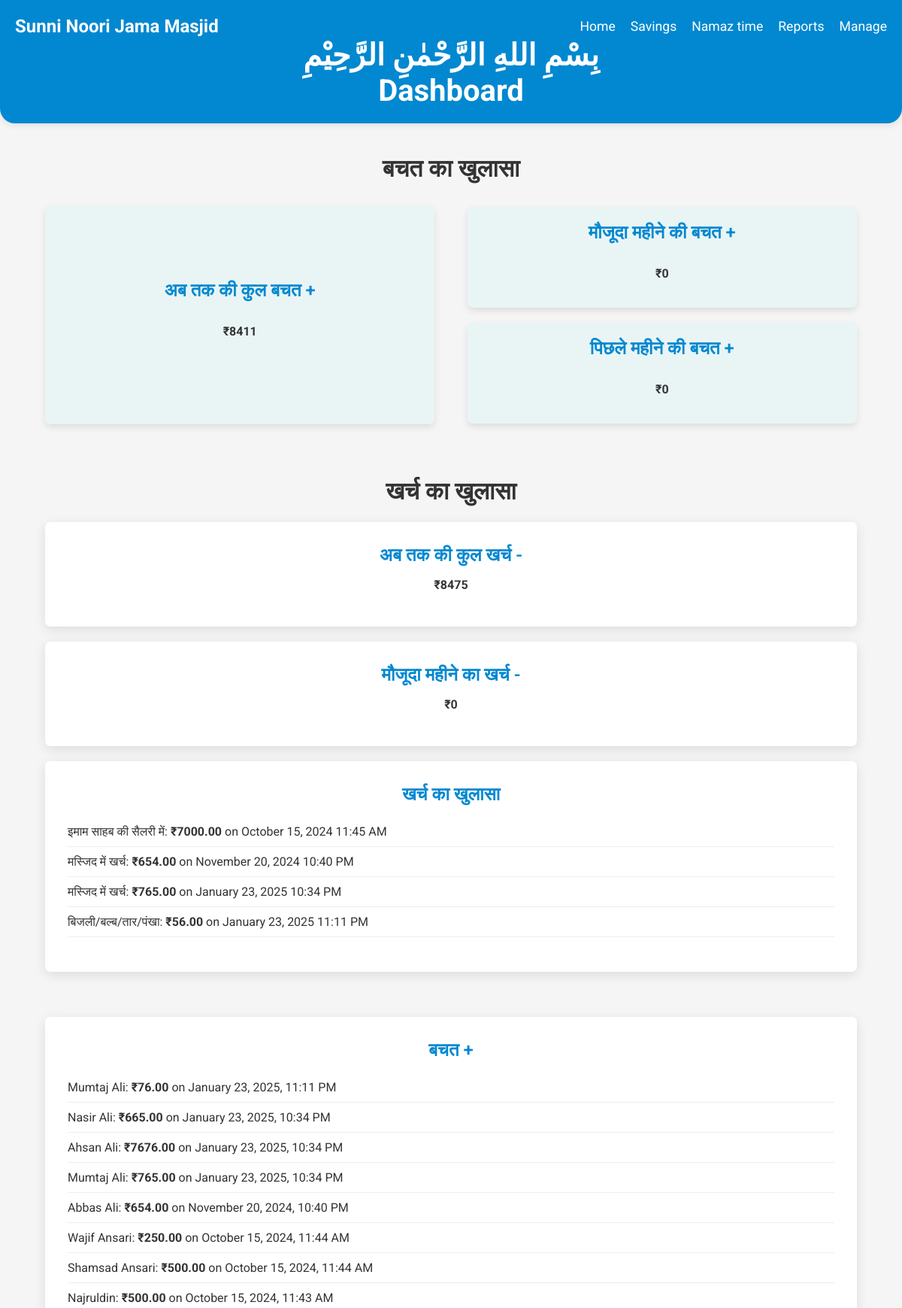
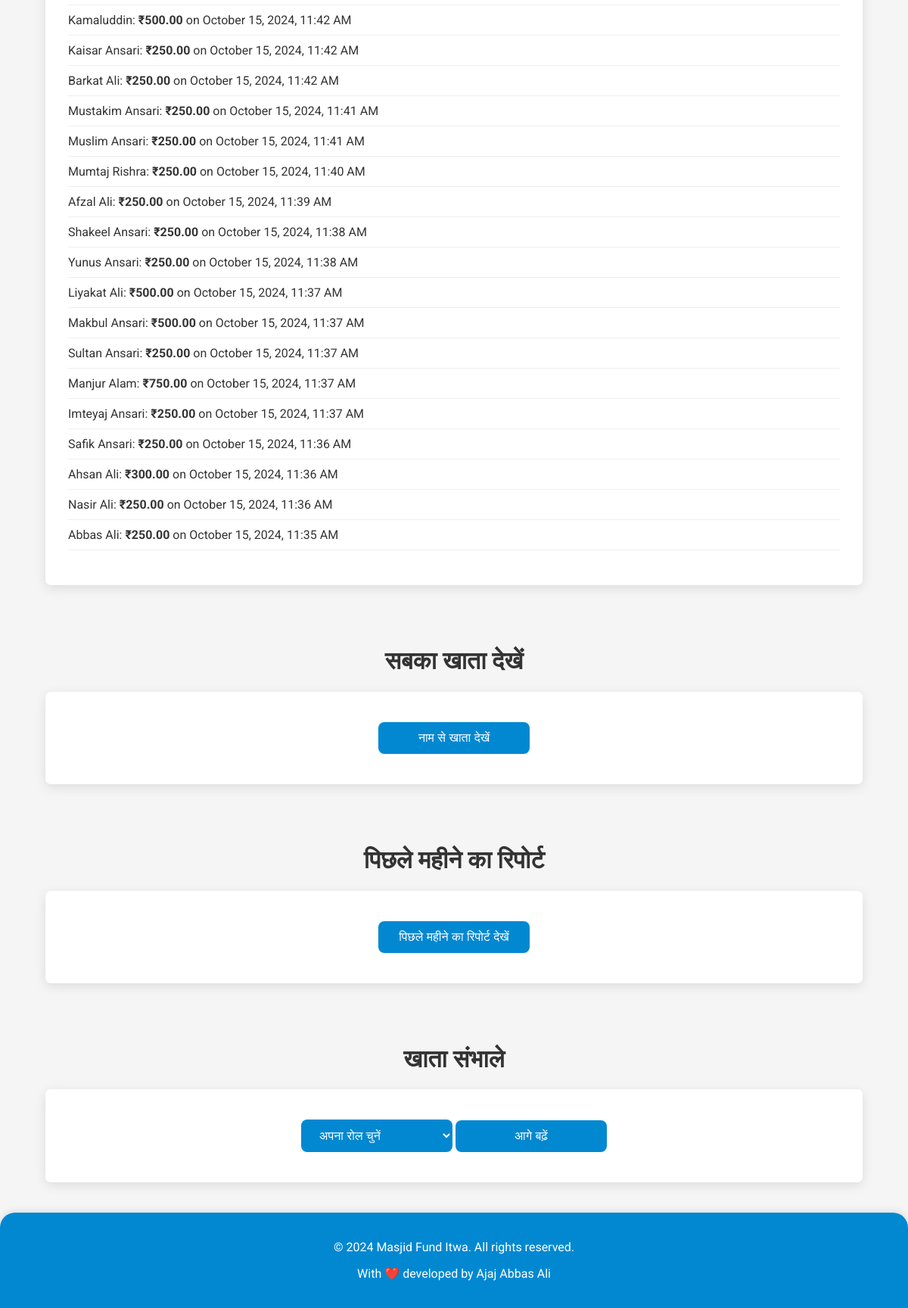
/home/, run on the app's committed database (2 pictures, top to bottom).
### community_fund/models.py (models this page shows, shortened)
class Deduction(models.Model):
    CATEGORY_CHOICES = [
        ('इमाम साहब की सैलरी में', 'इमाम साहब की सैलरी में'),
        ('मस्जिद में खर्च', 'मस्जिद में खर्च'),
        ('बिजली/बल्ब/तार/पंखा', 'बिजली/बल्ब/तार/पंखा'),
        ('साउंड सिस्टम', 'साउंड सिस्टम'),
        ('ईद में सजावट', 'ईद में सजावट'),
        ('कुर्बानी में सजावट', 'कुर्बानी में सजावट'),
        ('चापाकल', 'चापाकल'),
        ('वाइपर खरीदने में', 'वाइपर खरीदने में'),
        ('झाड़ू', 'झाड़ू'),
        ('ताला/चाबी', 'ताला/चाबी'),
        ('लोटा', 'लोटा'),
        ('पेंटिंग', 'पेंटिंग'),
        ('ईंट', 'ईंट'),
        ('गिट्टी', 'गिट्टी'),
        ('बालू', 'बालू'),
        ('सीमेंट', 'सीमेंट'),
        ('छड़', 'छड़'),
        ('मिस्त्री/लेबर', 'मिस्त्री/लेबर'),
        ('टाइल्स', 'टाइल्स'),
    ]
    category = models.CharField(max_length=30, choices=CATEGORY_CHOICES)
    amount = models.DecimalField(max_digits=10, decimal_places=2)
    date = models.DateTimeField(default=timezone.now)

class Transaction(models.Model):
    user = models.ForeignKey(User, on_delete=models.CASCADE)
    amount = models.DecimalField(max_digits=10, decimal_places=2)
    date = models.DateTimeField(default=timezone.now)

class User(models.Model):
    name = models.CharField(max_length=100)
    joined_date = models.DateTimeField(default=timezone.now)
    is_active = models.BooleanField(default=True)

### community_fund/views.py (the view)
# urls.py: path('home/', views.home, name='home'),
def home(request):
    now = timezone.now()
    total_savings = Transaction.objects.aggregate(total=Sum('amount'))['total'] or 0
    current_month_deductions = Deduction.objects.filter(
        date__year=now.year,
        date__month=now.month
    ).aggregate(total=Sum('amount'))['total'] or 0
    total_deductions = Deduction.objects.aggregate(total=Sum('amount'))['total'] or 0
    net_total_savings = total_savings - total_deductions
    current_month_savings = Transaction.objects.filter(
        date__year=now.year,
        date__month=now.month
    ).aggregate(total=Sum('amount'))['total'] or 0
    now = timezone.now()
    current_month = now.month
    current_year = now.year
    first_day_of_current_month = datetime.date(current_year, current_month, 1)
    last_day_of_current_month = datetime.date(current_year, current_month, monthrange(current_year, current_month)[1])
    first_day_of_previous_month = datetime.date(current_year, current_month - 1, 1) if current_month > 1 else datetime.date(current_year - 1, 12, 1)
    last_day_of_previous_month = timezone.make_aware(datetime.datetime(current_year, current_month, 1) - datetime.timedelta(days=1))
    current_month_transactions = Transaction.objects.filter(date__range=[first_day_of_current_month, now])
    current_month_savings_after_deduction = current_month_savings - current_month_deductions
    recent_transactions = Transaction.objects.order_by('-date')[:40]
    previous_month_transactions = Transaction.objects.filter(date__range=[first_day_of_previous_month, last_day_of_previous_month])
    previous_month_deductions = Deduction.objects.filter(date__range=[first_day_of_previous_month, last_day_of_previous_month])
    total_income_previous = previous_month_transactions.aggregate(total=Sum('amount'))['total'] or 0
    total_deductions_previous = previous_month_deductions.aggregate(total=Sum('amount'))['total'] or 0
    total_savings_previous = total_income_previous - total_deductions_previous
    context = {
        'total_savings': net_total_savings,
        'current_month_savings': current_month_savings_after_deduction,
        'current_month_deductions': current_month_deductions,  # Current month deductions
        'total_deductions': total_deductions,  # Total deductions till now
        'recent_transactions': recent_transactions,
        'deductions': Deduction.objects.all(),  # Fetch all deductions to display in the template
        'total_savings_previous': total_savings_previous,
    }
    return render(request, 'home.html', context)

### community_fund/templates/home.html (shortened to what this page needs)
{% load static %}
<!DOCTYPE html>
<html lang="en">
<head>
</head>
<body>
    <header>
        <nav class="navbar">
            <div class="navbar-brand">Sunni Noori Jama Masjid</div>
            <div class="navbar-links" id="navbarLinks">
                <a href="{% url 'index' %}">Home</a>
                <a href="{% url 'home' %}">Savings</a>
                <a href="{% url 'namaz_times' %}">Namaz time</a>
                <a href="{% url 'generate_user_report' %}">Reports</a>
                <a href="{% url 'add_transaction' %}">Manage</a>
            </div>
        </nav>
        <h1>بِسْمِ اللهِ الرَّحْمٰنِ الرَّحِيْمِ</h1>
        <h1>Dashboard</h1>
    </header>
    <div class="section">
        <h1>बचत का खुलासा</h1>
        <div class="savings-container">
            <div class="savings-right">
                <div class="savings-card" style="width: 100%; height: 94%;">
                    <h2>अब तक की कुल बचत +</h2>
                    <p><strong>₹{{ total_savings }}</strong></p>
                </div>
            </div>
            <div class="savings-left">
                <div class="savings-card">
                    <h2>मौजूदा महीने की बचत +</h2>
                    <p><strong>₹{{ current_month_savings }}</strong></p>
                </div>
                <div class="savings-card">
                    <h2>पिछले महीने की बचत +</h2>
                    <p><strong>₹{{ total_savings_previous }}</strong></p>
                </div>
            </div>
        </div>
    </div>
    <div class="section">
        <h1>खर्च का खुलासा</h1>
        <div class="card">
            <h2>अब तक की कुल खर्च -</h2>
            <p><strong>₹{{ total_deductions }}</strong></p>
        </div>
        <div class="card">
            <h2>मौजूदा महीने का खर्च -</h2>
            <p><strong>₹{{ current_month_deductions }}</strong></p>
        </div>
        <div class="card">
            <h2>खर्च का खुलासा</h2>
            {% if deductions %}
                <ul>
                    {% for deduction in deductions %}
                        <li>{{ deduction.category }}: <strong>₹{{ deduction.amount }}</strong> on {{ deduction.date|date:"F j, Y g:i A" }}</li>
                    {% endfor %}
                </ul>
            {% else %}
                <p>कोई कटौती दर्ज नहीं की गई है g</p>
            {% endif %}
        </div>
    </div>
    <div class="section">
        <div class="card">
            <h2>बचत +</h2>
            {% if recent_transactions %}
                <ul>
                    {% for transaction in recent_transactions %}
                        <li>{{ transaction.user.name }}: <strong>₹{{ transaction.amount }}</strong> on {{ transaction.date|date:"F j, Y, g:i A" }}</li>
                    {% endfor %}
                </ul>
            {% else %}
                <p>बचत दर्ज नहीं कराई गई है</p>
            {% endif %}
        </div>
    </div>
    <div class="section">
        <h1>सबका खाता देखें</h1>
        <div class="card">
            <a href="{% url 'generate_user_report' %}">
                <button class="button" type="button">नाम से खाता देखें</button>
            </a>
        </div>
    </div>
    <div class="section">
        <h1>पिछले महीने का रिपोर्ट</h1>
        <div class="card">
            <a href="{% url 'monthwise_report' %}">
                <button class="utton" type="button">पिछले महीने का रिपोर्ट देखें</button>
            </a>
        </div>
    </div>
    <div class="section">
        <h1>खाता संभाले</h1>
        <div class="card">
            <select id="userRoleDropdown" class="button">
                <option value="">अपना रोल चुनें</option>
            </select>
            <button class="button" type="button" onclick="redirectBasedOnRole()">आगे बढ़ें</button>
        </div>
    </div>
    <footer>
        <p>© 2024 Masjid Fund Itwa. All rights reserved.</p>
        <p>With ❤️ developed by Ajaj Abbas Ali</p>
    </footer>
</body>
</html>

### community_fund/templates/home.html (style rules this page uses)
* { box-sizing: border-box; }
body, html { margin: 0; padding: 0; }
body { font-family: 'Roboto', sans-serif; background: #f5f5f5; margin: 0; padding: 0; color: #333; display: flex; flex-direction: column; align-items: center; min-height: 100vh; }
header { background: #0288d1; color: white; width: 100%; text-align: center; padding: 20px 0; border-radius: 0 0 20px 20px; box-shadow: 0 2px 10px rgba(0, 0, 0, 0.1); margin: 0; }
header h1 { margin: 0; font-size: 2.5em; }
.section { display: flex; flex-direction: column; align-items: center; width: 90%; max-width: 1200px; margin: 20px 0; }
.savings-container { display: flex; justify-content: space-between; width: 100%; }
.savings-left { display: flex; flex-direction: column; width: 48%; justify-content: space-between; }
.savings-right { width: 48%; display: flex; align-items: center; }
.savings-left .savings-card { height: 50%; }
.savings-card { background: #e9f5f5; border-radius: 7px; padding: 20px; box-shadow: 0 4px 10px rgba(0, 0, 0, 0.1); margin: 10px 0; text-align: center; transition: transform 0.3s ease; display: flex; flex-direction: column; justify-content: center; }
h2 { color: #0288d1; margin: 0 0 15px; font-weight: 600; }
strong { color: #333; }
.card { background: white; border-radius: 7px; padding: 30px; box-shadow: 0 4px 15px rgba(0, 0, 0, 0.1); width: 100%; text-align: center; margin-bottom: 20px; transition: transform 0.3s ease; }
ul { list-style: none; padding: 0; text-align: left; }
li { padding: 10px 0; border-bottom: 1px solid #eee; }
.button { background: #0288d1; color: white; padding: 12px 20px; border: none; border-radius: 8px; font-size: 16px; cursor: pointer; margin: 10px 0; transition: background 0.3s, transform 0.3s; width: 100%; max-width: 200px; }
.utton { background: #0288d1; color: white; padding: 12px 20px; border: none; border-radius: 8px; font-size: 16px; cursor: pointer; margin: 10px 0; transition: background 0.3s, transform 0.3s; width: 100%; max-width: 200px; }
footer { margin-top: auto; padding: 20px; text-align: center; background-color: #0288d1; color: white; width: 100%; border-radius: 20px 20px 0 0; box-shadow: 0 -2px 10px rgba(0, 0, 0, 0.1); }
.navbar { display: flex; justify-content: space-between; align-items: center; width: 100%; background: #0288d1; padding: 1px 20px; position: relative; }
.navbar-brand { color: white; font-size: 1.5em; font-weight: bold; }
.navbar-links { display: flex; gap: 20px; }
.navbar-links a { color: white; text-decoration: none; font-size: 1.1em; }

### data on the page
Deduction: category "इमाम साहब की सैलरी में", amount "7000.00", date "October 15, 2024 11:45 AM"
Deduction: category "मस्जिद में खर्च", amount "654.00", date "November 20, 2024 10:40 PM"
Deduction: category "मस्जिद में खर्च", amount "765.00", date "January 23, 2025 10:34 PM"
Deduction: category "बिजली/बल्ब/तार/पंखा", amount "56.00", date "January 23, 2025 11:11 PM"

### other printed values
{{ total_savings }} "8411"
{{ current_month_savings }} "0"
{{ total_savings_previous }} "0"
{{ total_deductions }} "8475"
{{ current_month_deductions }} "0"
